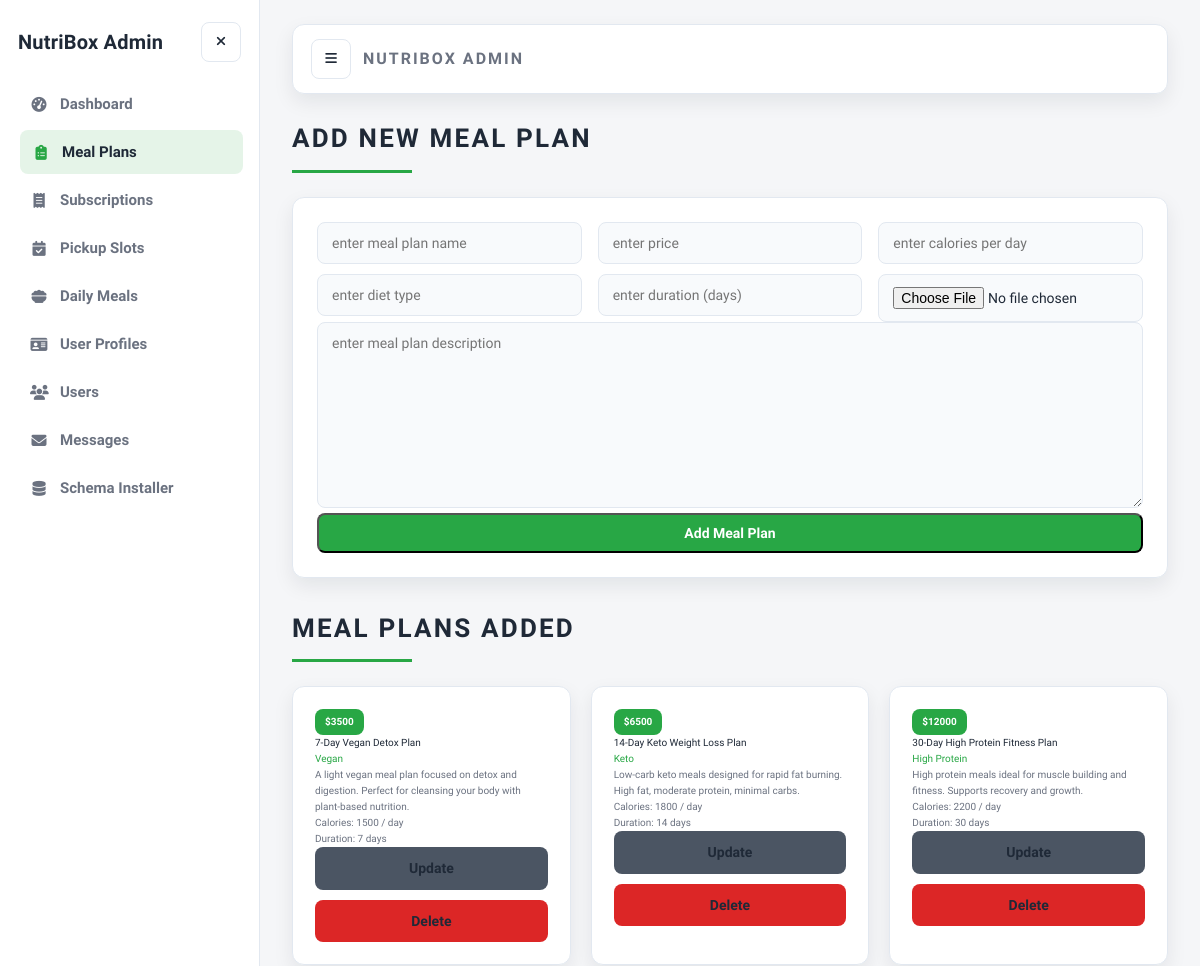
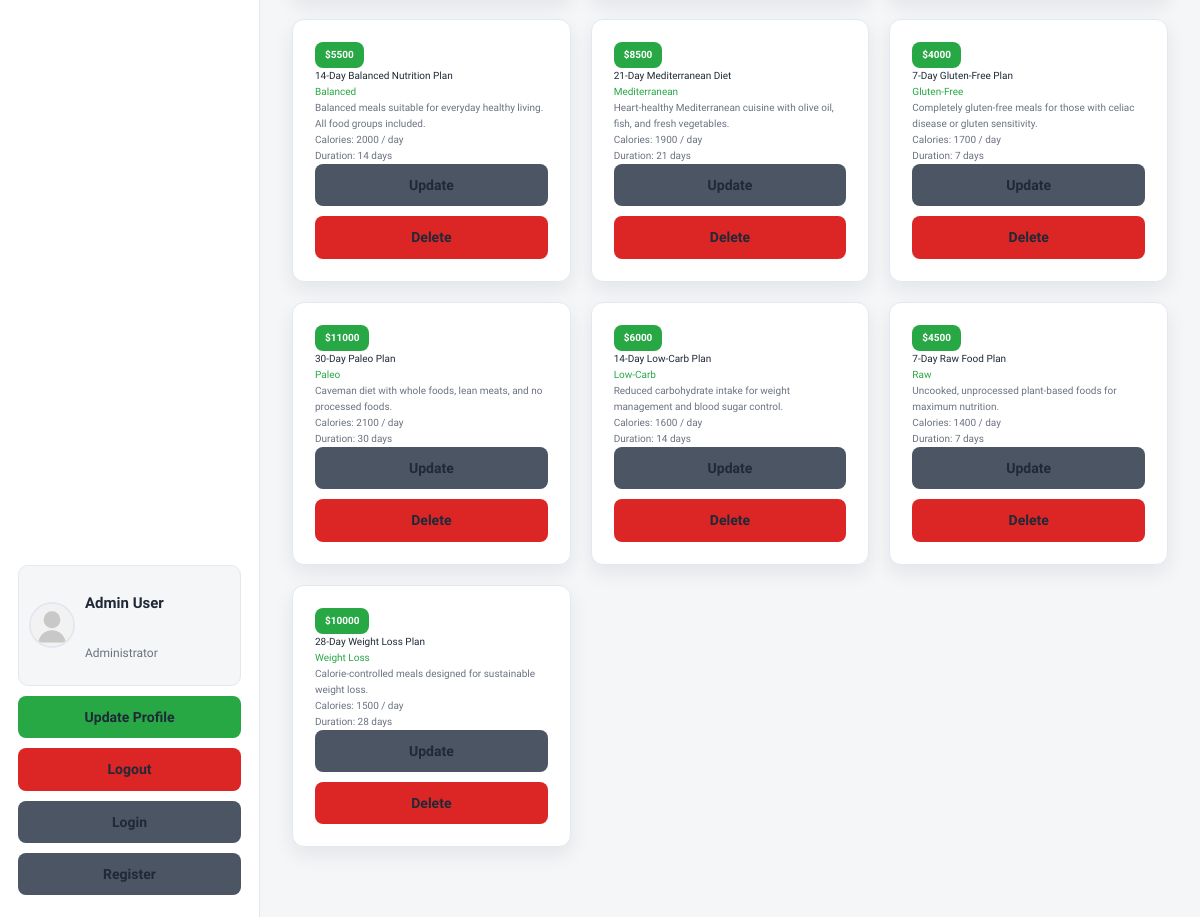
/admin/admin_products.php (signed in), run on the app's committed database (2 pictures, top to bottom).
### tables this page shows
CREATE TABLE IF NOT EXISTS users (
  id INT(100) NOT NULL AUTO_INCREMENT,
  name VARCHAR(100) NOT NULL,
  email VARCHAR(100) NOT NULL,
  password VARCHAR(255) NOT NULL,
  user_type VARCHAR(20) NOT NULL DEFAULT 'user',
  image VARCHAR(100) NOT NULL DEFAULT 'default-avatar.svg',
  PRIMARY KEY (id),
  UNIQUE KEY unique_email (email)
);

CREATE TABLE IF NOT EXISTS meal_plans (
  id INT(100) NOT NULL AUTO_INCREMENT,
  name VARCHAR(100) NOT NULL,
  description VARCHAR(500) NOT NULL,
  price INT(100) NOT NULL,
  duration INT(10) NOT NULL COMMENT 'Duration in days',
  calories INT(10) NOT NULL,
  diet_type VARCHAR(50) NOT NULL,
  image VARCHAR(100) NOT NULL,
  PRIMARY KEY (id)
);

### admin/admin_products.php (the view, shortened to what this page needs)
<?php
@include '../config.php';
?>
<!DOCTYPE html>
<html lang="en">
<head>
   <link rel="stylesheet" href="https://cdnjs.cloudflare.com/ajax/libs/font-awesome/6.1.1/css/all.min.css">
   <link rel="stylesheet" href="css/admin_style.css">
</head>
<body class="admin-body">
<?php include 'admin_header.php'; ?>
<section class="add-products">
   <h1 class="title">add new meal plan</h1>
   <form action="" method="POST" enctype="multipart/form-data">
      <div class="flex">
         <div class="inputBox">
            <input type="text" name="name" class="box" required placeholder="enter meal plan name">
            <input type="text" name="diet_type" class="box" required placeholder="enter diet type">
         </div>
         <div class="inputBox">
            <input type="number" min="0" name="price" class="box" required placeholder="enter price">
            <input type="number" min="1" name="duration" class="box" required placeholder="enter duration (days)">
         </div>
         <div class="inputBox">
            <input type="number" min="0" name="calories" class="box" required placeholder="enter calories per day">
            <input type="file" name="image" required class="box" accept="image/jpg, image/jpeg, image/png">
         </div>
      </div>
      <textarea name="description" class="box" required placeholder="enter meal plan description" cols="30" rows="10"></textarea>
      <input type="submit" class="btn" value="add meal plan" name="add_meal_plan">
   </form>
</section>
<section class="show-products">
   <h1 class="title">meal plans added</h1>
   <div class="box-container">
   <?php
      $show_plans = $conn->prepare("SELECT * FROM `meal_plans`");
      $show_plans->execute();
      if($show_plans->rowCount() > 0){
         while($fetch_plan = $show_plans->fetch(PDO::FETCH_ASSOC)){
   ?>
   <div class="box">
      <div class="price">$<?= $fetch_plan['price']; ?></div>
      <div class="name"><?= $fetch_plan['name']; ?></div>
      <div class="cat"><?= $fetch_plan['diet_type']; ?></div>
      <div class="details"><?= $fetch_plan['description']; ?></div>
      <div class="details">Calories: <?= $fetch_plan['calories']; ?> / day</div>
      <div class="details">Duration: <?= $fetch_plan['duration']; ?> days</div>
      <div class="flex-btn">
         <a href="admin_update_product.php?update=<?= $fetch_plan['id']; ?>" class="option-btn">update</a>
         <a href="admin_products.php?delete=<?= $fetch_plan['id']; ?>" class="delete-btn" onclick="return confirm('delete this meal plan?');">delete</a>
      </div>
   </div>
   <?php
      }
   }else{
      echo '<p class="empty">no meal plans added yet!</p>';
   }
   ?>
   </div>
</section>
<?php include "admin_footer.php"; ?>
</body>
</html>

### admin/admin_sidebar.php (shortened to what this page needs)
<?php
function admin_nav_link($label, $href, $icon, $aliases = [])
{
    $current_page = basename($_SERVER["PHP_SELF"]);
    $active = in_array($current_page, array_merge([$href], $aliases), true);
    $active_class = $active ? " active" : "";
    echo '<a class="nav-link' .
        $active_class .
        '" href="' .
        $href .
        '"><i class="fas ' .
        $icon .
        '"></i><span>' .
        $label .
        "</span></a>";
}
?>
<aside class="admin-sidebar">
   <div class="sidebar-brand">
      <a href="admin_page.php" class="logo">NutriBox Admin</a>
      <button class="icon-btn sidebar-close" type="button" data-sidebar-toggle aria-label="Close sidebar">
         <i class="fas fa-times"></i>
      </button>
   </div>
   <nav class="sidebar-nav">
      <?php
      admin_nav_link("Dashboard", "admin_page.php", "fa-gauge-high");
      ?>
   </nav>
   <div class="sidebar-footer">
      <?php
      $select_profile = $conn->prepare("SELECT * FROM `users` WHERE id = ?");
      $select_profile->execute([$admin_id]);
      $fetch_profile = $select_profile->fetch(PDO::FETCH_ASSOC);
      ?>
      <div class="profile-card">
         <img src="../uploaded_img/<?= $fetch_profile["image"] ?>" alt="">
         <div class="profile-info">
            <p class="profile-name"><?= $fetch_profile["name"] ?></p>
            <p class="profile-role">Administrator</p>
         </div>
      </div>
      <a href="admin_update_profile.php" class="btn">update profile</a>
      <a href="../user/logout.php" class="delete-btn">logout</a>
      <div class="flex-btn">
         <a href="login.php" class="option-btn">login</a>
         <a href="register.php" class="option-btn">register</a>
      </div>
   </div>
</aside>

### data on the page
users: image (placeholder picture), name "Admin User"
meal_plans: price "3500", name "7-Day Vegan Detox Plan", diet_type "Vegan", description "A light vegan meal plan focused on detox and digestion. Perfect for cleansing your body with plant-based nutrition.", calories "1500", duration "7"
meal_plans: price "6500", name "14-Day Keto Weight Loss Plan", diet_type "Keto", description "Low-carb keto meals designed for rapid fat burning. High fat, moderate protein, minimal carbs.", calories "1800", duration "14"
meal_plans: price "12000", name "30-Day High Protein Fitness Plan", diet_type "High Protein", description "High protein meals ideal for muscle building and fitness. Supports recovery and growth.", calories "2200", duration "30"
meal_plans: price "5500", name "14-Day Balanced Nutrition Plan", diet_type "Balanced", description "Balanced meals suitable for everyday healthy living. All food groups included.", calories "2000", duration "14"
meal_plans: price "8500", name "21-Day Mediterranean Diet", diet_type "Mediterranean", description "Heart-healthy Mediterranean cuisine with olive oil, fish, and fresh vegetables.", calories "1900", duration "21"
meal_plans: price "4000", name "7-Day Gluten-Free Plan", diet_type "Gluten-Free", description "Completely gluten-free meals for those with celiac disease or gluten sensitivity.", calories "1700", duration "7"
meal_plans: price "11000", name "30-Day Paleo Plan", diet_type "Paleo", description "Caveman diet with whole foods, lean meats, and no processed foods.", calories "2100", duration "30"
meal_plans: price "6000", name "14-Day Low-Carb Plan", diet_type "Low-Carb", description "Reduced carbohydrate intake for weight management and blood sugar control.", calories "1600", duration "14"
meal_plans: price "4500", name "7-Day Raw Food Plan", diet_type "Raw", description "Uncooked, unprocessed plant-based foods for maximum nutrition.", calories "1400", duration "7"
meal_plans: price "10000", name "28-Day Weight Loss Plan", diet_type "Weight Loss", description "Calorie-controlled meals designed for sustainable weight loss.", calories "1500", duration "28"

### other printed values
$label "Dashboard Meal Plans Subscriptions Pickup Slots Daily Meals User Profiles Users Messages Schema Installer"
